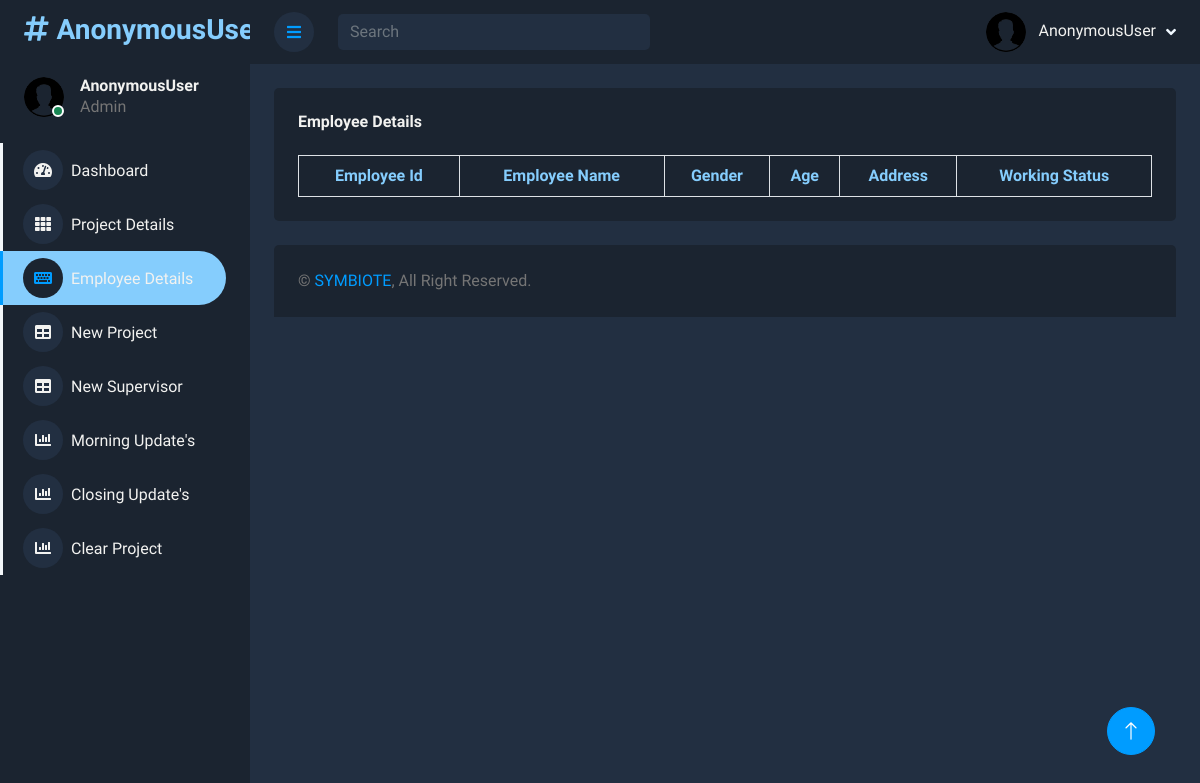
/employee_detail_all, run on an earlier commit of the app's database.
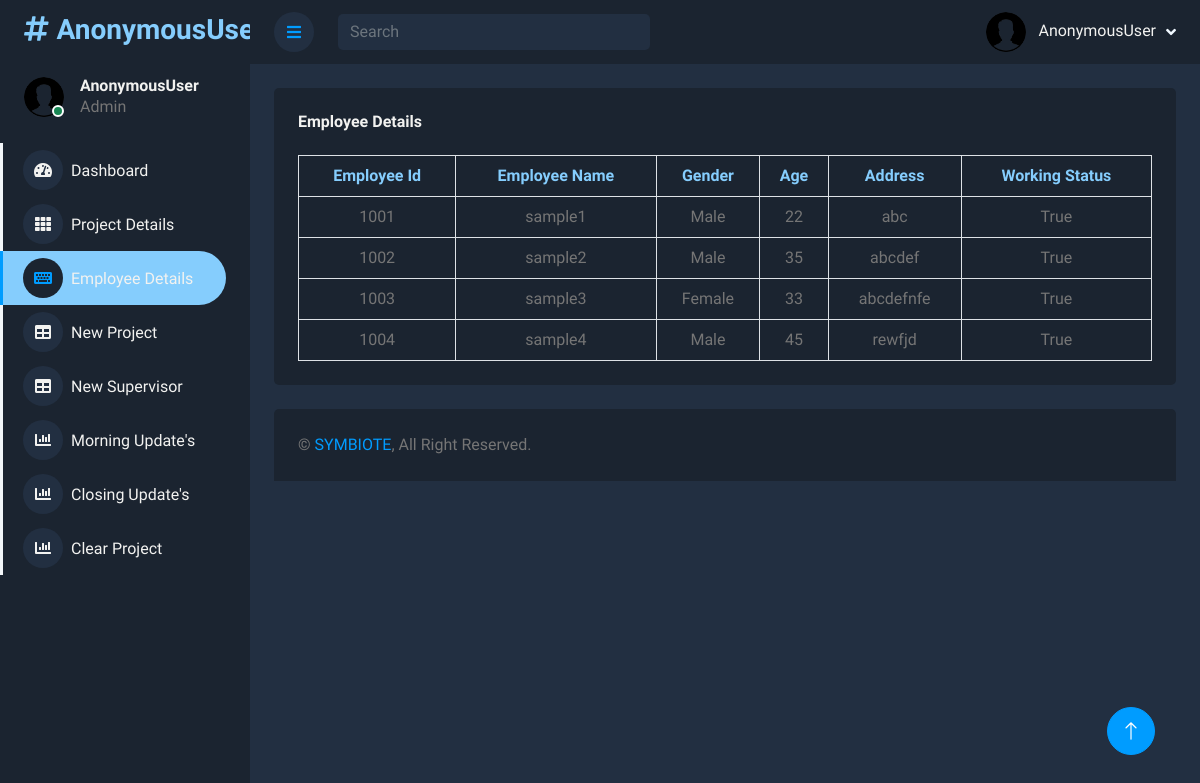
And on a later commit of the database.
### symbiote/models.py (models this page shows, shortened)
class employee_details(models.Model):
    employee_name=models.CharField(max_length=40)
    employee_id=models.IntegerField()
    employee_age=models.IntegerField()
    employee_gender=models.CharField(max_length=6)
    employee_location=models.CharField(max_length=100)
    aadhar_card=models.IntegerField()
    working_status=models.BooleanField(default=False)

### symbiote/views.py (the view)
# urls.py: path('employee_detail_all', views.employee_detail_all, name="employee_detail_all"),
def employee_detail_all(request):
    details = employee_details.objects.all()
    return render(request, 'symbiote/employee_detail_all.html', {'details': details, 'username': request.user})

### symbiote/templates/symbiote/employee_detail_all.html (shortened to what this page needs)
{% load static %}
<!DOCTYPE html>
<html lang="en">
<head>
    <link href="https://cdnjs.cloudflare.com/ajax/libs/font-awesome/5.10.0/css/all.min.css" rel="stylesheet">
    <link href="https://cdn.jsdelivr.net/npm/bootstrap-icons@1.4.1/font/bootstrap-icons.css" rel="stylesheet">
    <link href="{%  static 'symbiote/index_styles/lib/owlcarousel/assets/owl.carousel.min.css' %}" rel="stylesheet">
    <link href="{%  static 'symbiote/index_styles/lib/tempusdominus/css/tempusdominus-bootstrap-4.min.css' %}" rel="stylesheet" />
    <link href="{%  static 'symbiote/index_styles/css/bootstrap.min.css' %}" rel="stylesheet">
    <link href="{%  static 'symbiote/index_styles/css/style.css' %}" rel="stylesheet">
</head>
<body style="background: #1B2430">
    <div class="container-xxl position-relative d-flex p-0" >
        <div class="sidebar pe-4 pb-3" style="background: #1B2430">
            <nav class="navbar  navbar-light" >
                <a href="" class="navbar-brand mx-4 mb-3">
                    <h3 class="text-primary" style="color: #85CDFD" ><i class="fa fa-hashtag me-2"></i>{{ username }}</h3>
                </a>
                <div class="d-flex align-items-center ms-4 mb-4">
                    <div class="position-relative">
                        <img class="rounded-circle" src="{%  static 'symbiote/index_styles/img/img.png' %}" alt="" style="width: 40px; height: 40px;">
                        <div class="bg-success rounded-circle border border-2 border-white position-absolute end-0 bottom-0 p-1"></div>
                    </div>
                    <div class="ms-3">
                        <h6 class="mb-0" style="color: #F2F2F0" onclick="get_data()">{{ username }}</h6>
                        <span>Admin</span>
                    </div>
                </div>
                <div class="navbar-nav w-100">
                    <a href="{% url 'admin_page' %}" class="nav-item nav-link" ><i class="fa fa-tachometer-alt me-2"></i><span style="color: #F2F2F0">Dashboard</span></a>
                    <a href="{% url 'project_details' %}" class="nav-item nav-link "><i class="fa fa-th me-2"></i><span style="color: #F2F2F0">Project Details</span></a>
                    <a href="{% url 'employee_detail_all'  %}" class="nav-item nav-link active"><i class="fa fa-keyboard me-2"></i><span style="color: #F2F2F0">Employee Details</span></a>
                    <a href="{% url 'new_project' %}" class="nav-item nav-link"><i class="fa fa-table me-2"></i><span style="color: #F2F2F0">New Project</span></a>
                    <a href="{% url 'add_supervisor' %}" class="nav-item nav-link"><i class="fa fa-table me-2"></i><span style="color: #F2F2F0">New Supervisor</span></a>
                    <a href="{% url 'morning_update' %}" class="nav-item nav-link"><i class="fa fa-chart-bar me-2"></i><span style="color: #F2F2F0">Morning Update's</span></a>
                    <a href="{% url 'closing_update' %}" class="nav-item nav-link"><i class="fa fa-chart-bar me-2"></i><span style="color: #F2F2F0">Closing Update's</span></a>
                    <a href="{% url 'clear_project' %}" class="nav-item nav-link"><i class="fa fa-chart-bar me-2"></i><span style="color: #F2F2F0">Clear Project</span></a>
                </div>
            </nav>
        </div>
        <div class="content">
            <nav class="navbar navbar-expand   sticky-top px-4 py-0" style="background: #1B2430">
                <a href="#" class="sidebar-toggler flex-shrink-0" style="background-color: #222f41">
                    <i class="fa fa-bars"></i>
                </a>
                <form class="d-none d-md-flex ms-4" style="width: 100%;">
                    <input class="form-control border-0" type="search" placeholder="Search" style="width: 50%;background: aliceblue;background-color: #222f41;color: snow">
                </form>
                <div class="navbar-nav align-items-center ms-auto">
                    <div class="nav-item dropdown">
                        <a href="#" class="nav-link dropdown-toggle" data-bs-toggle="dropdown">
                            <img class="rounded-circle me-lg-2" src="{%  static 'symbiote/index_styles/img/img.png' %}" alt="" style="width: 40px; height: 40px;">
                            <span class="d-none d-lg-inline-flex" style="color: #F2F2F0">{{ username }}</span>
                        </a>
                    </div>
                </div>
            </nav>
            <div class="container-fluid pt-4 px-4">
                <div class="bg-light text-center rounded p-4">
                    <div class="d-flex align-items-center justify-content-between mb-4">
                        <h6 class="mb-0">Employee Details</h6>
                    </div>
                    <div class="table-responsive">
                        <table class="table text-start align-middle table-bordered table-hover mb-0">
                            <thead>
                                <tr class="text-dark">
                                    <th scope="col" style="text-align: center">Employee Id</th>
                                    <th scope="col" style="text-align: center">Employee Name</th>
                                    <th scope="col" style="text-align: center">Gender</th>
                                    <th scope="col" style="text-align: center">Age</th>
                                    <th scope="col" style="text-align: center">Address</th>
                                    <th scope="col" style="text-align: center">Working Status</th>
                                </tr>
                            </thead>
                            <tbody>
                                {% for i in details %}
                                <tr>
                                    <td style="text-align: center">{{ i.employee_id }}</td>
                                    <td style="text-align: center">{{ i.employee_name }}</td>
                                    <td style="text-align: center">{{ i.employee_gender }}</td>
                                    <td style="text-align: center">{{ i.employee_age }}</td>
                                    <td style="text-align: center">{{ i.employee_location }}</td>
                                    <td style="text-align: center">{{ i.working_status }}</td>
                                </tr>
                                {% endfor %}
                            </tbody>
                        </table>
                    </div>
                </div>
            </div>
            <div class="container-fluid pt-4 px-4">
                <div class="bg-light rounded-top p-4">
                    <div class="row">
                        <div class="col-12 col-sm-6 text-center text-sm-start">
                            &copy; <a href="#">SYMBIOTE</a>, All Right Reserved.
                        </div>
                    </div>
                </div>
            </div>
        </div>
        <a href="#" class="btn btn-lg btn-primary btn-lg-square back-to-top"><i class="bi bi-arrow-up"></i></a>
    </div>
</body>
</html>

### symbiote/static/symbiote/index_styles/css/style.css (style rules this page uses)
:root { --primary: #009CFF; --light: #F3F6F9; --dark: #191C24; }
.back-to-top { position: fixed; display: none; right: 45px; bottom: 45px; z-index: 99; }
.btn { transition: .5s; }
.btn.btn-primary { color: #FFFFFF; }
.btn-lg-square { width: 48px; height: 48px; }
.btn-square, .btn-sm-square, .btn-lg-square { padding: 0; display: inline-flex; align-items: center; justify-content: center; font-weight: normal; border-radius: 50px; }
.sidebar { position: fixed; top: 0; left: 0; bottom: 0; width: 250px; height: 100vh; overflow-y: auto; background: var(--light); transition: 0.5s; z-index: 999; }
.content { margin-left: 250px; min-height: 100vh; background: #222f41; transition: 0.5s; }
@media (min-width: 992px) { .sidebar { margin-left: 0; } }
@media (min-width: 992px) { .content { width: calc(100% - 250px); } }
.sidebar .navbar .navbar-nav .nav-link { padding: 7px 20px; color: #F2F2F0; font-weight: 500; border-left: 3px solid var(--light); border-radius: 0 30px 30px 0; outline: none; }
.sidebar .navbar .navbar-nav .nav-link:hover, .sidebar .navbar .navbar-nav .nav-link.active { color: var(--primary); background: #85CDFD; border-color: var(--primary); }
.sidebar .navbar .navbar-nav .nav-link i { width: 40px; height: 40px; display: inline-flex; align-items: center; justify-content: center; background: #222f41; border-radius: 40px; }
.sidebar .navbar .navbar-nav .nav-link:hover i, .sidebar .navbar .navbar-nav .nav-link.active i { background: #1B2430; }
.content .navbar .navbar-nav .nav-link { margin-left: 25px; padding: 12px 0; color: var(--dark); outline: none; }
.content .navbar .sidebar-toggler, .content .navbar .navbar-nav .nav-link i { width: 40px; height: 40px; display: inline-flex; align-items: center; justify-content: center; background: #85cdfd; border-radius: 40px; }
.content .navbar .dropdown-toggle::after { color: aliceblue; margin-left: 6px; vertical-align: middle; border: none; content: "\f107"; font-family: "Font Awesome 5 Free"; font-weight: 900; transition: .5s; }

What changed in the data, as far as the page shows it:
added employee_details: employee_id "1001", employee_name "sample1", employee_gender "Male", employee_age "22", employee_location "abc", working_status "True"
added employee_details: employee_id "1002", employee_name "sample2", employee_gender "Male", employee_age "35", employee_location "abcdef", working_status "True"
added employee_details: employee_id "1003", employee_name "sample3", employee_gender "Female", employee_age "33", employee_location "abcdefnfe", working_status "True"
added employee_details: employee_id "1004", employee_name "sample4", employee_gender "Male", employee_age "45", employee_location "rewfjd", working_status "True"
